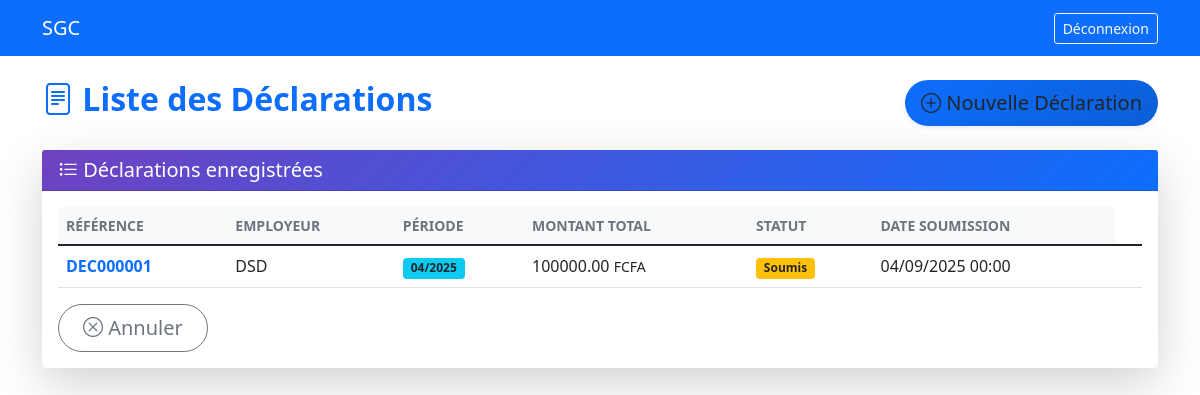
The app's page /declarations/ (signed in) with its own data.
### core/models.py (models this page shows, shortened)
class Declaration(models.Model):
    STATUT_CHOICES = (
        ('brouillon', 'Brouillon'),
        ('soumis', 'Soumis'),
        ('valide', 'Validé'),
        ('rejete', 'Rejeté'),
    )
    employeur = models.ForeignKey(Employeur, on_delete=models.CASCADE, related_name='declarations')
    periode = models.DateField()  # Premier jour du mois de déclaration
    date_soumission = models.DateTimeField(null=True, blank=True)
    montant_total_cotisations = models.DecimalField(max_digits=15, decimal_places=2, default=0)
    statut = models.CharField(max_length=20, choices=STATUT_CHOICES, default='brouillon')
    created_by = models.ForeignKey(CustomUser, on_delete=models.PROTECT)
    created_at = models.DateTimeField(auto_now_add=True)
    class Meta:
        unique_together = ['employeur', 'periode']

class Employeur(models.Model):
    STATUT_CHOICES = (
        ('prospecte', 'Prospecté'),
        ('dossier_soumis', 'Dossier Soumis'),
        ('en_cours', 'En Cours de Validation'),
        ('valide', 'Validé'),
        ('rejete', 'Rejeté'),
    )
    numero_immatriculation = models.CharField(max_length=20, unique=True, blank=True)
    raison_sociale = models.CharField(max_length=200)
    nif = models.CharField(max_length=50, unique=True)
    rccm = models.CharField(max_length=50, unique=True)
    secteur_activite = models.ForeignKey(SecteurActivite, on_delete=models.PROTECT)
    region = models.ForeignKey(Region, on_delete=models.PROTECT)
    adresse = models.TextField()
    latitude = models.DecimalField(max_digits=9, decimal_places=6, null=True, blank=True)
    longitude = models.DecimalField(max_digits=9, decimal_places=6, null=True, blank=True)
    contact_nom = models.CharField(max_length=100)
    contact_email = models.EmailField()
    contact_telephone = models.CharField(max_length=20)
    statut = models.CharField(max_length=20, choices=STATUT_CHOICES, default='prospecte')
    motif_rejet = models.TextField(blank=True)
    date_creation = models.DateTimeField(auto_now_add=True)
    date_validation = models.DateTimeField(null=True, blank=True)
    agent = models.ForeignKey(CustomUser, on_delete=models.PROTECT, related_name='employeurs_crees')
    validated_by = models.ForeignKey(CustomUser, on_delete=models.PROTECT, null=True, blank=True, related_name='employeurs_valides')

### core/views.py (the view)
# urls.py: path('declarations/', views.declaration_list, name='declaration_list'),
@login_required
def declaration_list(request):
    declarations = Declaration.objects.all().order_by('-created_at')
    return render(request, 'declaration_list.html', {'declarations': declarations})

### templates/declaration_list.html (shortened to what this page needs)
{% extends "base.html" %}
{% block content %}
<div class="d-flex justify-content-between align-items-center mb-4">
    <h2 class="fw-bold text-primary">
        <i class="bi bi-file-text"></i> Liste des Déclarations
    </h2>
    <a href="{% url 'declaration_create' %}" class="btn btn-lg btn-gradient-primary shadow-sm rounded-pill">
        <i class="bi bi-plus-circle"></i> Nouvelle Déclaration
    </a>
</div>
<div class="card shadow-lg border-0 rounded-4">
    <div class="card-header bg-gradient-primary text-white rounded-top-4">
        <h5 class="mb-0"><i class="bi bi-list-task"></i> Déclarations enregistrées</h5>
    </div>
    <div class="card-body">
        <div class="table-responsive">
            <table class="table align-middle table-hover">
                <thead class="table-light">
                    <tr class="text-uppercase text-muted small">
                        <th>Référence</th>
                        <th>Employeur</th>
                        <th>Période</th>
                        <th>Montant Total</th>
                        <th>Statut</th>
                        <th>Date Soumission</th>
                    </tr>
                </thead>
                <tbody>
                    {% for declaration in declarations %}
                    <tr>
                        <td><span class="fw-bold text-primary">DEC{{ declaration.id|stringformat:"06d" }}</span></td>
                        <td>{{ declaration.employeur.raison_sociale }}</td>
                        <td><span class="badge bg-info text-dark">{{ declaration.periode|date:"m/Y" }}</span></td>
                        <td class="fw-semibold">{{ declaration.montant_total_cotisations|floatformat:2 }} <small>FCFA</small></td>
                        <td>
                            <span class="badge bg-{% if declaration.statut == 'valide' %}success{% elif declaration.statut == 'rejete' %}danger{% else %}warning text-dark{% endif %}">
                                {{ declaration.get_statut_display }}
                            </span>
                        </td>
                        <td>{{ declaration.date_soumission|date:"d/m/Y H:i"|default:"-" }}</td>
                        <td>{{ declaration.created_by.get_full_name }}</td>
                    </tr>
                    {% endfor %}
                </tbody>
            </table>
        </div>
        <a href="{% url 'dashboard' %}" class="btn btn-lg btn-outline-secondary rounded-pill px-4">
                            <i class="bi bi-x-circle"></i> Annuler
        </a>
    </div>
</div>
{% endblock %}

### templates/declaration_list.html (style rules this page uses)
.bg-gradient-primary { background: linear-gradient(135deg, #6f42c1, #0d6efd); }
.btn-gradient-primary { background: linear-gradient(135deg, #0d6efd, #0b5ed7); border: none; transition: all 0.3s ease; }

### records on screen
Declaration: id "000001", employeur.raison_sociale "DSD", periode "04/2025", montant_total_cotisations "100000.00", statut "Soumis", date_soumission "04/09/2025 00:00"
